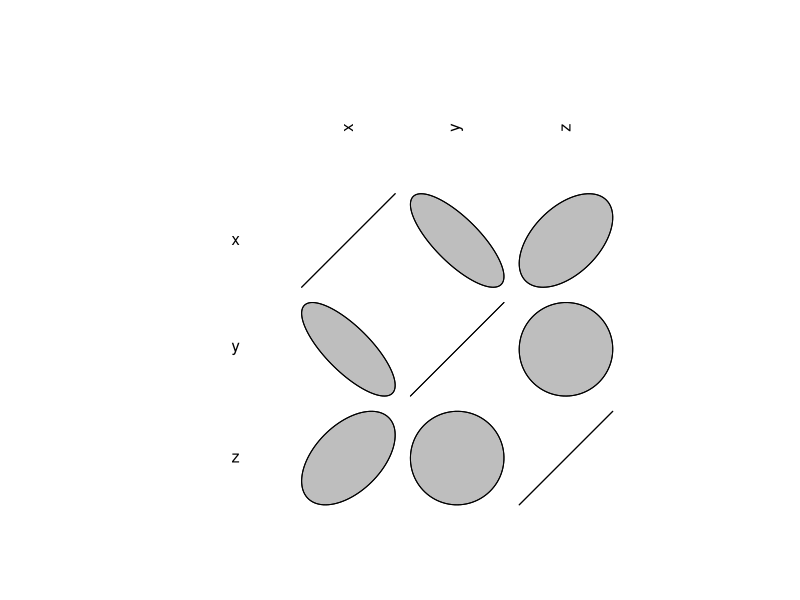

Here is the R script that generated this plot: (Note: this script raises an error after producing the figure.)
### General statistics area
# Linear Regression and/or correlations
getwd()
library(ellipse)
library(ggplot2)


### Make some data
# X increases (noisly)
# Z increases slowly
# Y is constructed so it is inversely related to xvar and positively related to xvar*zvar

set.seed(955)
xvar = 1:20 + rnorm(20,sd=3)
zvar = 1:20/4 + rnorm(20,sd=2)  # remember colon is high priority operator
yvar = -2 * xvar + xvar*zvar/5 + 3 + rnorm(20,sd=4)

# Make data frame with variables
df = data.frame(x=xvar,y=yvar,z=zvar)
df

### Correlation coefficients
cor(df$x,df$y)
cor(df$x,df$z)

# Run correlations between many pairs of variables
cor(df)
round(cor(df),2)

# Neat way to visualize correlation matrix using library(ellipse)
ctab = cor(df)
plotcorr(ctab)

#### Linear regression
# These two commands will have the same outcome:
fit = lm(y ~ x, data=df)
fit = lm(df$y ~ df~x)
fit
# Get more detailed information
summary(fit)

# To help visualize linear regression using ggplot2
ggplot(df,aes(x,y)) + geom_point(shape=1) # basic plot of variables x and y

ggplot(df,aes(x,y)) +
  geom_point(shape=1) +   # use hollow circles
  geom_smooth(method=lm)  # includes confidence interval

ggplot(df,aes(x,y)) + 
  geom_point(shape=1) + 
  geom_smooth(method=lm, se=FALSE)  # exclude shaded confidence region

ggplot(df,aes(x,y)) +
  geom_point(shape=1) +   # use hollow circles
  geom_smooth()  # includes Loess smoothed fit curve and confidence interval

## Interactions
# How to properly do multiple regression and test for interactions can be complex and not covered here (see Princeton class). We will fit a model with x, z and the interaction between the two

fit3 = lm(y ~ x * z, data=df)
fit3
summary(fit3)


## Example of Kernel Density Estimation (KDE)
library(KernSmooth)
attach(faithful)
fhat <- bkde(x=waiting)
plot (fhat, xlab="x", ylab="Density function")

## Simple linear regression example using core women data set
fit = lm(weight ~ height, data=women)
summary(fit)
# 99.1% of the variance in weight variable is accounted for by height variable

##### 
